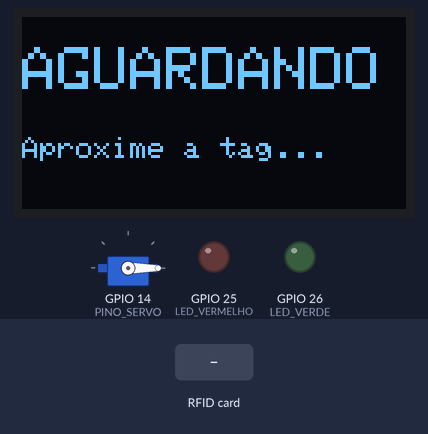
Bench run of a program on a simulated ESP32. Shown: 128×64 one-colour display, servo, output pins drawn as LEDs (lit = HIGH). Inputs (shaded band) come from the test bench. WiFi joins after 1.5 s; servers stay silent unless stated; uploads are accepted with an empty reply; servo pulses on a pin are drawn as a servo (544–2400 µs = 0–180°); what the program prints to the serial monitor is not drawn.

Above: at 2.8 s.
2.9 s: RFID card 55 66 77 88 held to the reader
At 3.6 s:
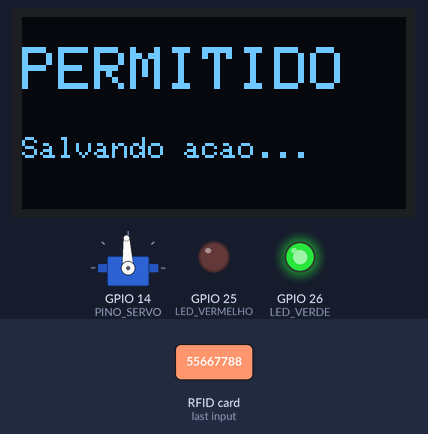
8.6 s: RFID card 5E 7A 19 C4 held to the reader
At 10.3 s:
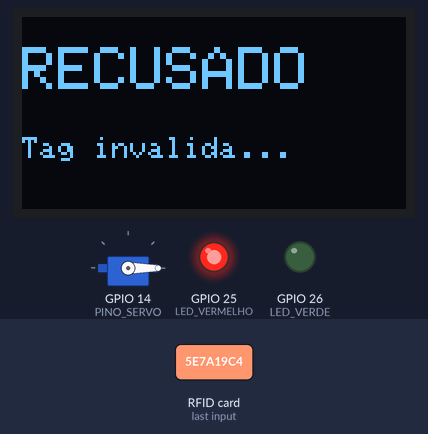
10.8 s: RFID card 55 66 77 88 held to the reader
At 13.4 s:
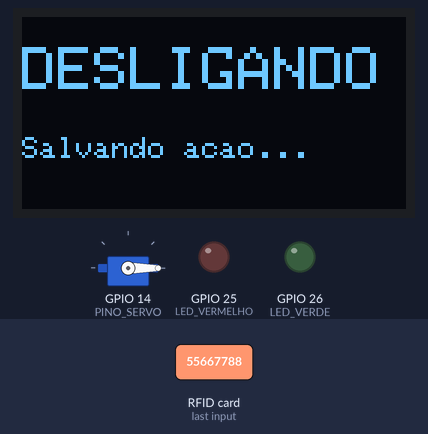
Timing chart, 0 to 14.9 s (numbered marks = the images above; inputs shaded):
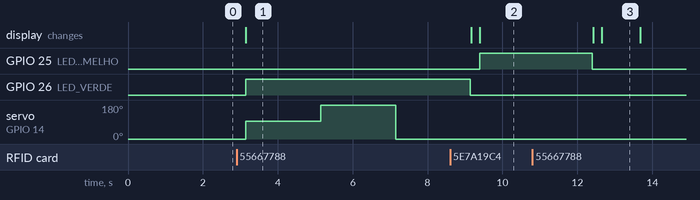

Measured:
- after the input at 2.9 s, GPIO 26 (LED_VERDE): LOW → HIGH after 0.24 s; servo on GPIO 14 (PINO_SERVO): 0° → 93° after 0.24 s, → 180° 2.0 s later, → 0° 2.0 s later; the display: changes after 0.24 s (image 1)
- after the input at 8.6 s, GPIO 25 (LED_VERMELHO): LOW → HIGH after 0.80 s; the display: first differs from a run without the input after 0.80 s (image 2)
- after the input at 10.8 s, the display: first differs from a run without the input after 1.9 s (image 3)
- what the display in image 3 shows lasts 1.0 s, from 12.7 s to 13.7 s

The program:

main.cpp
```cpp
#include <SPI.h>
#include <MFRC522.h>
#include <Wire.h>
#include <Adafruit_GFX.h>
#include <Adafruit_SSD1306.h>
#include <WiFi.h>
#include <HTTPClient.h>
#include <time.h>

#define SS_PIN 21
#define RST_PIN 22
#define LED_VERMELHO 25
#define LED_VERDE 26
#define PINO_SERVO 14
#define CANAL_PWM 0
#define FREQUENCIA 50
#define RESOLUCAO 16

const char* ssid = "Wokwi-GUEST";
const char* password = "";

const char* url_servidor = "http://10.110.12.82:5432/api/rfid";

bool permitido = false;

Adafruit_SSD1306 display(128, 64, &Wire, -1);
MFRC522 rfid(SS_PIN, RST_PIN);

void conectarWifi() {
  Serial.print("Conectando ao Wifi: ");
  WiFi.begin(ssid, password);
  while (WiFi.status() != WL_CONNECTED) {
    delay(500);
    Serial.print(".");
  }
  Serial.println("\nWifi conectado");
}

void atualizarDisplay(String status, String mensagem) {
  display.clearDisplay();
  display.setTextSize(2);
  display.setCursor(0, 10);
  display.println(status);
  display.setTextSize(1);
  display.setCursor(0, 40);
  display.println(mensagem);
  display.display();
}

void moverServo(int graus) {
  int dutyCycle = map(graus, 0, 180, 1638, 8192);
  ledcWrite(CANAL_PWM, dutyCycle);
}

void setup() {
  Serial.begin(115200);
  pinMode(LED_VERMELHO, OUTPUT);
  pinMode(LED_VERDE, OUTPUT);
  digitalWrite(LED_VERMELHO, LOW);
  digitalWrite(LED_VERDE, LOW);

  SPI.begin(18, 19, 23, 21);
  rfid.PCD_Init();

  Wire.begin(4, 5);
  if (!display.begin(SSD1306_SWITCHCAPVCC, 0x3C)) for (;;);
  display.setTextColor(SSD1306_WHITE);
  atualizarDisplay("AGUARDANDO", "Aproxime a tag...");

  conectarWifi();

  ledcSetup(CANAL_PWM, FREQUENCIA, RESOLUCAO);
  ledcAttachPin(PINO_SERVO, CANAL_PWM);
  moverServo(0);

  Serial.println("--- Sistema HTTP Pronto ---");
}

void loop() {
  if (!rfid.PICC_IsNewCardPresent() || !rfid.PICC_ReadCardSerial()) {
    return;
  }

  String tagLida = "";
  for (byte i = 0; i < rfid.uid.size; i++) {
    if (rfid.uid.uidByte[i] < 0x10) tagLida += "0";
    tagLida += String(rfid.uid.uidByte[i], HEX);
  }
  tagLida.toUpperCase();

  String payload = "{\"TagResponsavel\":\"" + tagLida + "\",\"sensor\":\"RFID_01\",\"timestamp\":\"\"}";

  if (WiFi.status() == WL_CONNECTED) {
    HTTPClient http;
    http.begin(url_servidor);
    http.addHeader("Content-Type", "application/json");

    int httpResponseCode = http.POST(payload);

    if (httpResponseCode > 0) {
      Serial.print("HTTP Resposta: ");
      Serial.println(httpResponseCode);
    } else {
      Serial.print("Erro HTTP: ");
      Serial.println(httpResponseCode);
    }
    http.end();
  }

  if (tagLida == "55667788") {
    permitido = !permitido;
    if (permitido) {
      atualizarDisplay("PERMITIDO", "Salvando acao...");
      digitalWrite(LED_VERDE, HIGH);
      moverServo(90); delay(2000);
      moverServo(180); delay(2000);
      moverServo(0); delay(2000);
    } else {
      atualizarDisplay("DESLIGANDO", "Salvando acao...");
      delay(1000);
    }
  } else {
    atualizarDisplay("RECUSADO", "Tag invalida...");
    digitalWrite(LED_VERMELHO, HIGH);
    delay(3000);
  }

  digitalWrite(LED_VERDE, LOW);
  digitalWrite(LED_VERMELHO, LOW);
  atualizarDisplay("AGUARDANDO", "Aproxime a tag...");
  rfid.PICC_HaltA();
}
```
